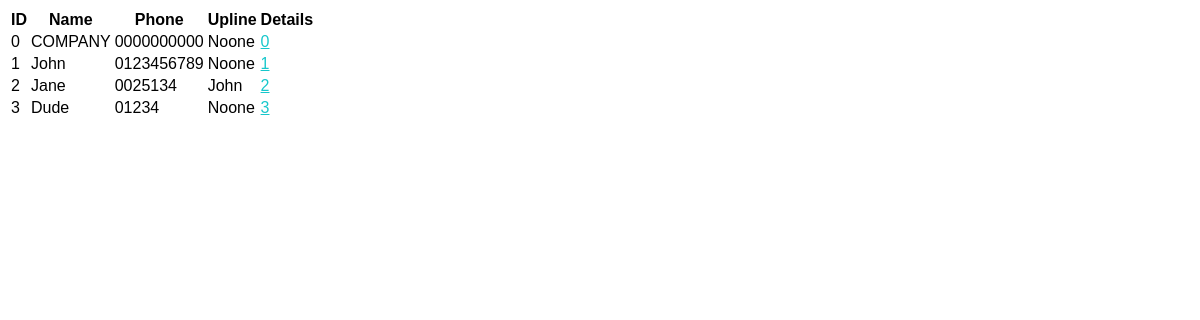
/agent.php (signed in), run on an earlier commit of the app's database.
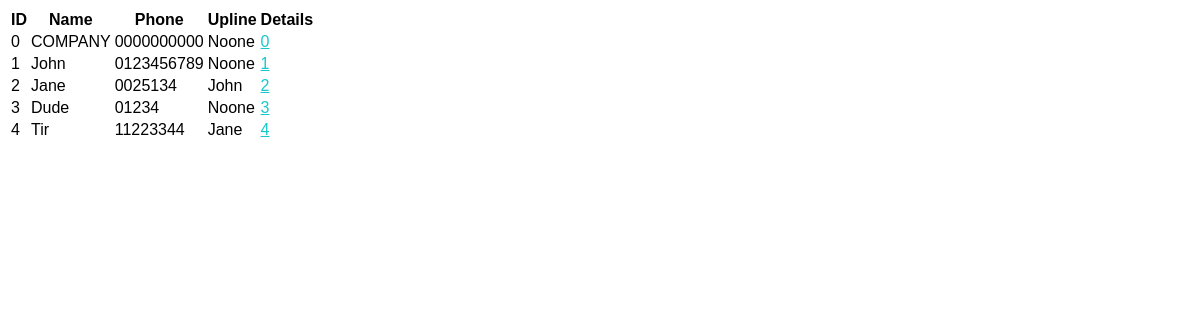
And on a later commit of the database.
### tables this page shows
CREATE TABLE `agent` (
  `Agent_ID` int(11) NOT NULL,
  `Name` varchar(150) NOT NULL,
  `ImmediateUpline_ID` int(11) DEFAULT NULL,
  `Status` tinyint(4) NOT NULL,
  `PhoneNumber` varchar(30) NOT NULL
);

### agent.php (the view, shortened to what this page needs)
<?php
	include('session.php');
?>
<html>
    <head>
      <link type='text/css' rel='stylesheet' href='style.css'/>
 </head>
 <body>
      <p>
        <?php
        $sql = "SELECT * FROM agent where status = 1";
		    $result = mysqli_query($db,$sql);
		    if ($result->num_rows > 0) {
		    	echo "<table>";
		    	echo "<tr> <th>ID</th> <th>Name</th> <th>Phone</th>
		    				<th>Upline</th> <th>Details</th> </tr>";
			    while($row = $result->fetch_assoc()) {
			        echo "<tr><td> " . $row["Agent_ID"]. " </td>";
              		echo "<td> " . $row["Name"]. " </td>";
			        echo "<td> " . $row["PhoneNumber"]. " </td>";
			        if($row["ImmediateUpline_ID"] == null){
			        	echo "<td>  Noone </td>";
			        }else{
			        	$IUSQL =
					    	"SELECT Name FROM agent WHERE Agent_ID=" . $row["ImmediateUpline_ID"];
	    				$IUResult = mysqli_query($db, $IUSQL);
	    				$IURow = $IUResult->fetch_assoc();
	    				$IU = $IURow["Name"];
			        	echo "<td> " . $IU . " </td>";
			    	}?>
			    	<td>
			    		<a class="btn btn-warning" href='agent_details.php?id=<?php echo $row["Agent_ID"]; ?>'><?php echo $row["Agent_ID"]; ?></a>
			    	</td></tr>
			    	<?php
			    }
			    echo"</table>";
			} else {
		    	echo "0 results";
			}
        ?>
      </p>
    </body>
</html>

### style.css (style rules this page uses)
body { font-family:Arial, Helvetica, sans-serif; font-size:14px; height: 100%; }
a { color: #17C7CB; }
td { vertical-align: middle !important; }

What changed in the data, as far as the page shows it:
added agent: Agent_ID "4", Name "Tir", PhoneNumber "11223344", ImmediateUpline_ID.Name "Jane"
